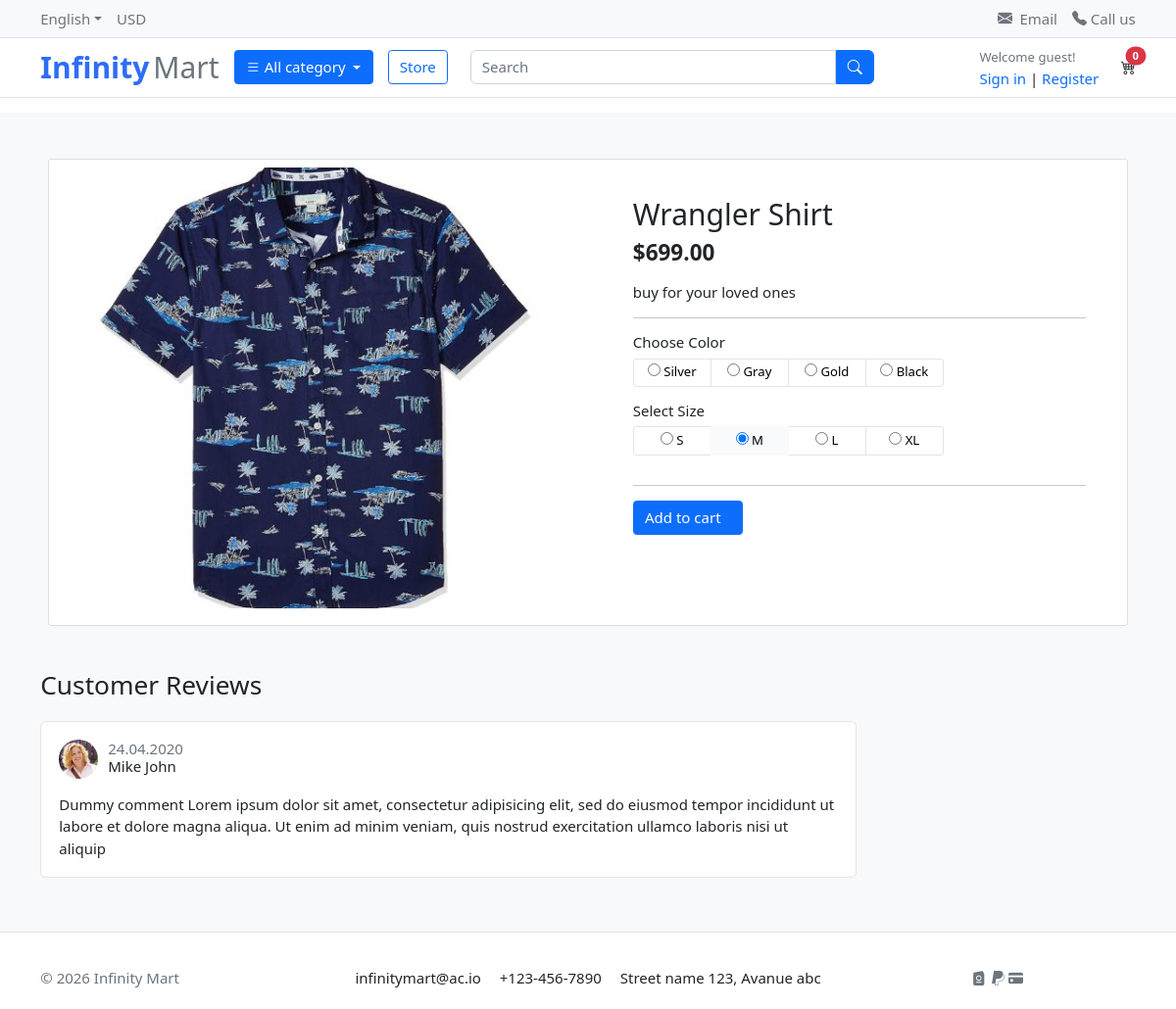
Page /store/category/shirt/wrangler-shirt/ on the committed database.
### store/models.py (models this page shows, shortened)
class Product(models.Model):
    product_name = models.CharField(max_length=255)
    slug = models.SlugField(max_length=200, unique=True)
    price = models.DecimalField(max_digits=10, decimal_places=2)
    previous_price = models.DecimalField(max_digits=10, decimal_places=2, null=True, blank=True)
    description = models.TextField(max_length=200, blank=True)
    is_available = models.BooleanField(default=True)
    images = models.ImageField(upload_to='media/products/')
    stock = models.PositiveIntegerField()
    category = models.ForeignKey('category.Category', on_delete=models.CASCADE)
    created_date = models.DateTimeField(auto_now=True)
    modified_date = models.DateTimeField(auto_now=True)

### store/views.py (the view)
# urls.py: path('category/<slug:category_slug>/<slug:product_slug>/', product_detail, name='product_detail'),
def product_detail(request, category_slug, product_slug):
    try:
        single_product = Product.objects.get(category__slug=category_slug, slug=product_slug)
        in_cart = CartItem.objects.filter(cart__cart_id = cart_id(request), product=single_product).exists()
    except Exception as e:
        raise e
    context = {
        'single_product': single_product,
        'in_cart': in_cart,
    }
    return render(request,'store/product_detail.html', context)

### carts/context_processor.py (called while the page is built)
def counter(request):
    cart_count = 0
    try:
        cart = Cart.objects.get(cart_id=cart_id(request))
        cart_items = CartItem.objects.filter(cart=cart, is_active=True)
        for cart_item in cart_items:
            cart_count += cart_item.quantity
    except Cart.DoesNotExist:
        cart_count = 0
    return dict(cart_count=cart_count)

### carts/views.py (called while the page is built)
def cart_id(request):
    cart = request.session.session_key
    if not cart:
        cart = request.session.create()
    return cart

### category/context_proessors.py (called while the page is built)
def menu_links(request):
    links = Category.objects.all()
    return dict(links=links)

### category/models.py (called while the page is built)
    def get_url(self):
        return reverse('products_by_category', args=[self.slug])

### templates/store/product_detail.html (shortened to what this page needs)
{% extends 'base.html' %}
{% load static %}
{% block content %}
<section class="section-content padding-y bg">
    <div class="container">
        <div class="card m-2 p-2">
            <div class="row no-gutters">
                <aside class="col-md-6">
                    <article class="gallery-wrap">
                        <div class="img-big-wrap">
                            <a href="#"><img src="{{ single_product.images.url }}"></a>
                        </div>
                    </article>
                </aside>
                <main class="col-md-6 border-left">
                    <article class="content-body">
                        <h2 class="title">{{ single_product.product_name }}</h2>
                        <div class="mb-3">
                            <var class="price h4">${{ single_product.price }}</var>
                        </div>
                        <p>{{ single_product.description }}</p>
                        <hr>
                        <div class="row">
                            <div class="item-option-select">
                                <h6>Choose Color</h6>
                                <div class="btn-group btn-group-sm btn-group-toggle" data-toggle="buttons">
                                    <label class="btn btn-light">
                                        <input type="radio" name="radio_color"> Silver
                                    </label>
                                    <label class="btn btn-light">
                                        <input type="radio" name="radio_color"> Gray
                                    </label>
                                    <label class="btn btn-light active">
                                        <input type="radio" name="radio_color checked"> Gold
                                    </label>
                                    <label class="btn btn-light">
                                        <input type="radio" name="radio_color"> Black
                                    </label>
                                </div>
                            </div>
                        </div>
                        <div class="row">
                            <div class="item-option-select">
                                <h6>Select Size</h6>
                                <div class="btn-group btn-group-sm btn-group-toggle" data-toggle="buttons">
                                    <label class="btn btn-light">
                                        <input type="radio" name="radio_color"> S
                                    </label>
                                    <label class="btn btn-light active">
                                        <input type="radio" name="radio_color" checked> M
                                    </label>
                                    <label class="btn btn-light">
                                        <input type="radio" name="radio_color"> L
                                    </label>
                                    <label class="btn btn-light">
                                        <input type="radio" name="radio_color"> XL
                                    </label>
                                </div>
                            </div>
                        </div>
                        <hr>
                        {% if single_product.stock > 0 %}
                            {% if in_cart %}
                                <a href="#" class="btn  btn-success"> <span class="text me-2">Added to Cart</span><i class="bi bi-check-lg"></i> </a>
                                <a href="{% url 'cart' %}" class="btn  btn-outline-primary"> <span class="text me-2">View Cart</span><i class="bi bi-eye-fill"></i> </a>
                            {% else %}
                                <a href="{% url 'add_cart' single_product.id %}" class="btn  btn-primary"> <span class="text">Add to cart</span>
                                 </a>
                            {% endif %}
                        {% else %}
                        <span class="badge bg-danger mb-3">Out of Stock</span>
                        {% endif %}
                    </article>
                </main>
            </div>
        </div>
        <br>
        <div class="row">
            <div class="col-md-9">
                <header class="section-heading">
                    <h3>Customer Reviews </h3>
                </header>
                <article class="box mb-3">
                    <div class="icontext w-100">
                        <img src="{% static 'images/avatars/avatar1.jpg' %}" class="img-xs icon rounded-circle">
                        <div class="text">
                            <span class="date text-muted float-md-right">24.04.2020 </span>
                            <h6 class="mb-1">Mike John </h6>
                        </div>
                    </div>
                    <div class="mt-3">
                        <p>
                            Dummy comment Lorem ipsum dolor sit amet, consectetur adipisicing elit, sed do eiusmod
                            tempor incididunt ut labore et dolore magna aliqua. Ut enim ad minim veniam,
                            quis nostrud exercitation ullamco laboris nisi ut aliquip
                        </p>
                    </div>
                </article>
            </div>
        </div>
    </div>
</section>
{% endblock %}

### app/static/css/ui.css (style rules this page uses)
html { font-family: "Inter", sans-serif; font-size: 15px; }
.content-body { flex: 1 1 auto; padding: 2rem 2.3rem; }
.img-xs, .img-sm, .img-md, .img-lg { -o-object-fit: cover; object-fit: cover; flex-shrink: 0; flex-grow: 0; }
.img-xs { width: 40px; height: 40px; }
.padding-y { padding-top: 40px; padding-bottom: 40px; }
var { font-style: normal; }
article:after, .form-group:after { display: block; clear: both; content: ""; }
.bg { background-color: #f8f9fa; }
.section-heading { margin-bottom: 20px; margin-top: 15px; }
p:last-child { margin-bottom: 0; }
.btn-light { background-color: #fff; border-color: #e4e4e4; }
.icontext { display: inline-flex; align-items: center; vertical-align: middle; }
.icontext .text { width: 100%; line-height: 1.2; }
.icontext .icon { position: relative; margin-right: 10px; flex-shrink: 0; flex-grow: 0; }
.price { font-weight: 600; color: #212529; }
.box { padding: 18px; background: #fff; border-radius: 0.37rem; border: 1px solid #e4e4e4; }
.box img { max-width: 100%; }
.gallery-wrap .img-big-wrap { margin-bottom: 10px; border-radius: 0.37rem; overflow: hidden; background-color: #fff; }
.gallery-wrap .img-big-wrap a { text-align: center; display: block; }
.gallery-wrap .img-big-wrap img { height: 450px; width: auto; display: inline-block; }
.item-option-select { margin-bottom: 1rem; display: inline-block; margin-right: 15px; }
.item-option-select .btn { min-width: 80px; }

### rows in the picture
Product: images (picture), product_name "Wrangler Shirt", price "699.00", description "buy for your loved ones"

### other values in the picture
{{ cart_count }} "0"
